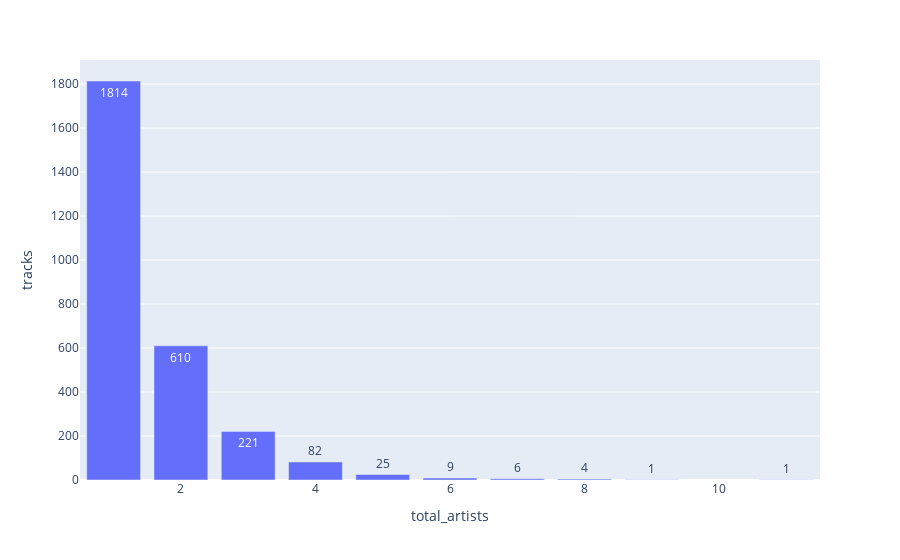

Source (notebook cell):
### Markdown cell above
#### Majority of the tracks are solo but partial to a collaboration or two.

### Code cell
fig = px.bar(total_artists_group,x = 'total_artists', y = 'tracks', text = 'tracks')
fig.show()

### Figure 1 — Plotly figure (JSON) as saved in the notebook; plotly's stock layout.template omitted (floating-point values rounded to 4 significant figures)
{"data": [{"alignmentgroup": "True", "hovertemplate": "total_artists=%{x}<br>tracks=%{text}<extra></extra>", "legendgroup": "", "marker": {"color": "#636efa"}, "name": "", "offsetgroup": "", "orientation": "v", "showlegend": false, "text": [1814, 610, 221, 82, 25, 9, 6, 4, 1, 1], "textposition": "auto", "type": "bar", "x": [1, 2, 3, 4, 5, 6, 7, 8, 9, 11], "xaxis": "x", "y": [1814, 610, 221, 82, 25, 9, 6, 4, 1, 1], "yaxis": "y"}], "layout": {"barmode": "relative", "legend": {"tracegroupgap": 0}, "margin": {"t": 60}, "xaxis": {"anchor": "y", "domain": [0, 1], "title": {"text": "total_artists"}}, "yaxis": {"anchor": "x", "domain": [0, 1], "title": {"text": "tracks"}}}}
